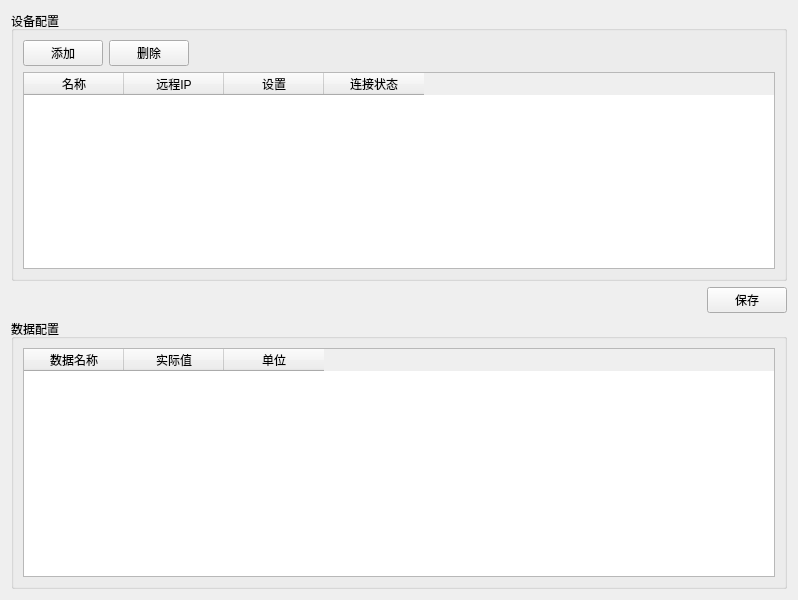
<?xml version="1.0" encoding="UTF-8"?>
<ui version="4.0">
 <class>DataInterface</class>
 <widget class="QWidget" name="DataInterface">
  <property name="geometry">
   <rect>
    <x>0</x>
    <y>0</y>
    <width>798</width>
    <height>600</height>
   </rect>
  </property>
  <property name="windowTitle">
   <string>Form</string>
  </property>
  <layout class="QGridLayout" name="gridLayout">
   <item row="2" column="0">
    <widget class="QGroupBox" name="groupBox_2">
     <property name="title">
      <string>数据配置</string>
     </property>
     <layout class="QGridLayout" name="gridLayout_3">
      <item row="0" column="0">
       <widget class="QTableWidget" name="datalist">
        <property name="sizePolicy">
         <sizepolicy hsizetype="Preferred" vsizetype="Preferred">
          <horstretch>0</horstretch>
          <verstretch>0</verstretch>
         </sizepolicy>
        </property>
        <attribute name="horizontalHeaderCascadingSectionResizes">
         <bool>false</bool>
        </attribute>
        <attribute name="verticalHeaderCascadingSectionResizes">
         <bool>false</bool>
        </attribute>
        <attribute name="verticalHeaderShowSortIndicator" stdset="0">
         <bool>false</bool>
        </attribute>
        <attribute name="verticalHeaderStretchLastSection">
         <bool>false</bool>
        </attribute>
        <column>
         <property name="text">
          <string>数据名称</string>
         </property>
        </column>
        <column>
         <property name="text">
          <string>实际值</string>
         </property>
        </column>
        <column>
         <property name="text">
          <string>单位</string>
         </property>
        </column>
       </widget>
      </item>
     </layout>
    </widget>
   </item>
   <item row="1" column="0">
    <layout class="QHBoxLayout" name="horizontalLayout">
     <item>
      <spacer name="horizontalSpacer">
       <property name="orientation">
        <enum>Qt::Horizontal</enum>
       </property>
       <property name="sizeType">
        <enum>QSizePolicy::Expanding</enum>
       </property>
       <property name="sizeHint" stdset="0">
        <size>
         <width>40</width>
         <height>1</height>
        </size>
       </property>
      </spacer>
     </item>
     <item>
      <widget class="QPushButton" name="save">
       <property name="text">
        <string>保存</string>
       </property>
      </widget>
     </item>
    </layout>
   </item>
   <item row="0" column="0">
    <widget class="QGroupBox" name="groupBox">
     <property name="title">
      <string>设备配置</string>
     </property>
     <layout class="QGridLayout" name="gridLayout_2">
      <item row="1" column="0">
       <widget class="QTableWidget" name="projectlist">
        <property name="sizePolicy">
         <sizepolicy hsizetype="Preferred" vsizetype="Preferred">
          <horstretch>0</horstretch>
          <verstretch>0</verstretch>
         </sizepolicy>
        </property>
        <column>
         <property name="text">
          <string>名称</string>
         </property>
        </column>
        <column>
         <property name="text">
          <string>远程IP</string>
         </property>
        </column>
        <column>
         <property name="text">
          <string>设置</string>
         </property>
        </column>
        <column>
         <property name="text">
          <string>连接状态</string>
         </property>
        </column>
       </widget>
      </item>
      <item row="0" column="0">
       <layout class="QHBoxLayout" name="horizontalLayout_2">
        <item>
         <widget class="QPushButton" name="add">
          <property name="text">
           <string>添加</string>
          </property>
         </widget>
        </item>
        <item>
         <widget class="QPushButton" name="delete_2">
          <property name="text">
           <string>删除</string>
          </property>
         </widget>
        </item>
        <item>
         <spacer name="horizontalSpacer_2">
          <property name="orientation">
           <enum>Qt::Horizontal</enum>
          </property>
          <property name="sizeHint" stdset="0">
           <size>
            <width>40</width>
            <height>20</height>
           </size>
          </property>
         </spacer>
        </item>
       </layout>
      </item>
     </layout>
    </widget>
   </item>
  </layout>
 </widget>
 <resources/>
 <connections/>
</ui>
